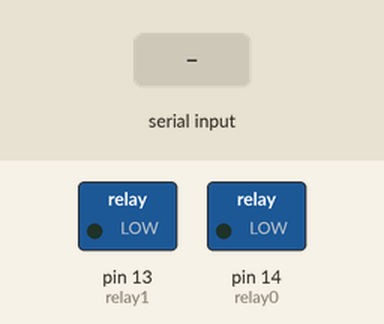
Simulated run of this sketch. Board: Arduino Uno, built with avr-gcc and run on an emulated ATmega328P. Shown: switched loads named in the sketch (green lamp = pin HIGH). The inputs (shaded band) are chosen by the test bench.

Above: at 1.2 s.
1.3 s: "+" received over Serial
At 2.3 s:
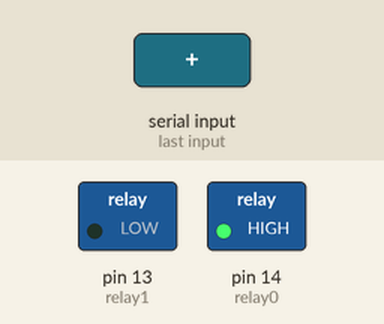
2.8 s: "-" received over Serial
At 3.4 s:
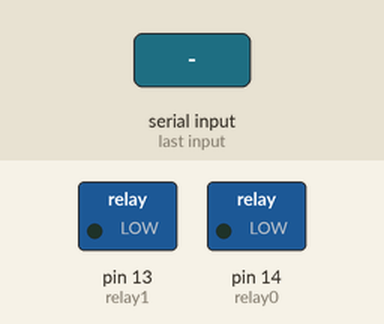
Timing chart, 0 to 5.8 s (numbered marks = the images above; inputs shaded):
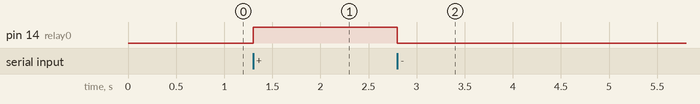

The sketch:

linknode_uart_control.ino
```cpp
int relay0 = 14;
int relay1 = 13;

void setup() {
  Serial.begin(115200);
  pinMode(relay0, OUTPUT);
  pinMode(relay1, OUTPUT);
}

int switch_num = relay0;
void loop() {
  switch(Serial.read()) {
    case '1': switch_num = relay0; break;
    case '2': switch_num = relay1; break;
    case '+': digitalWrite(switch_num, HIGH); break;
    case '-': digitalWrite(switch_num, LOW); break;
    default: break; /* do nothing */
  }
}
```

Measured:
- after the input at 1.3 s, pin 14 (relay0): LOW → HIGH at once
- after the input at 2.8 s, pin 14 (relay0): HIGH → LOW at once
